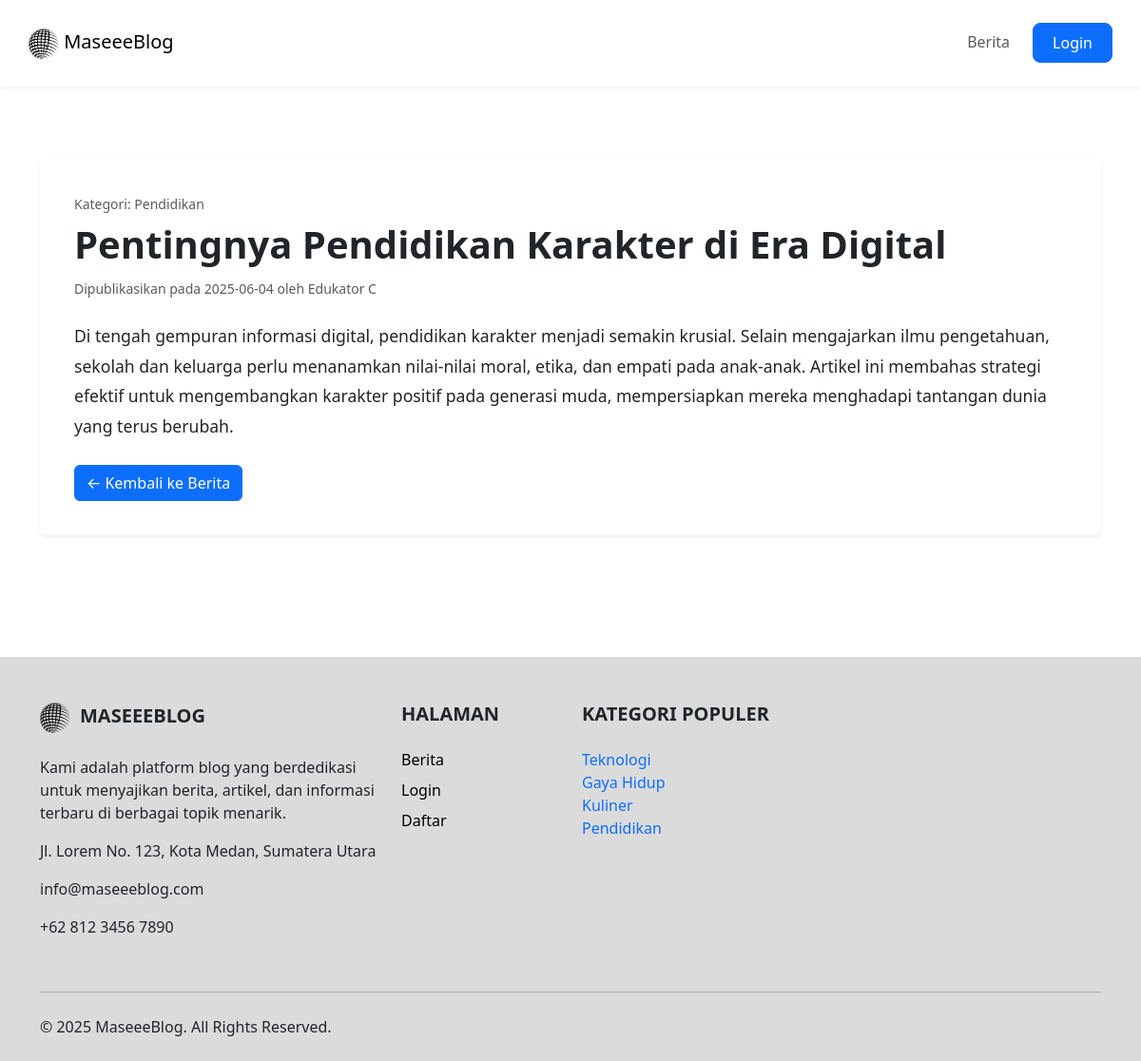
Page /index.php?page=isiblog&id=4 on the committed database.
### tables this page shows
CREATE TABLE `blog` (
  `idblog` int(11) NOT NULL,
  `penulis` varchar(100) NOT NULL,
  `tanggalbuat` date NOT NULL,
  `judul` varchar(255) NOT NULL,
  `isi` mediumtext NOT NULL,
  `idkategori` int(11) NOT NULL
);

CREATE TABLE `kategori` (
  `idkategori` int(11) NOT NULL,
  `namakategori` varchar(255) NOT NULL
);

### file/isiblog.php (the view, shortened to what this page needs)
<?php
global $conn;
$idblog = isset($_GET['id']) ? (int) $_GET['id'] : 0;
if ($idblog > 0) {
    $sql_detail_blog = "SELECT
    blog.idblog,
    blog.penulis,
    blog.tanggalbuat,
    blog.judul,
    blog.isi,
    kategori.namakategori
FROM
    blog
JOIN
    kategori ON blog.idkategori = kategori.idkategori WHERE idblog = ?;";
    $stmt_detail = mysqli_prepare($conn, $sql_detail_blog);
    if ($stmt_detail) {
        mysqli_stmt_bind_param($stmt_detail, "i", $idblog);
        mysqli_stmt_execute($stmt_detail);
        $result_detail = mysqli_stmt_get_result($stmt_detail);
        $blog_data = mysqli_fetch_assoc($result_detail);
    } else {
        $blog_data = null;
        error_log("Error preparing detail blog query: " . mysqli_error($conn));
    }
} else {
    $blog_data = null;
}
?>
<div class="container main-content mt-5 mb-5" style="padding-top: 120px;padding-bottom: 80px;">
    <?php if ($blog_data): ?>
        <article class="card shadow-sm border-0 blog-detail-card">
            <div class="card-body">
                <p class="text-muted mb-2"><small>Kategori: <span
                            class="fw-medium"><?php echo ($blog_data['namakategori']); ?></span></small></p>
                <h1 class="card-title fw-bold mb-3"><?php echo ($blog_data['judul']); ?></h1>
                <p class="card-subtitle text-muted mb-4"><small>Dipublikasikan pada
                        <?php echo ($blog_data['tanggalbuat']); ?> oleh <span
                            class="fw-medium"><?php echo ($blog_data['penulis']); ?></span></small>
                </p>
                <div class="blog-content mb-4">
                    <?php echo nl2br(($blog_data['isi'])); ?>
                </div>
                <a href="index.php?page=blog" class="btn btn-primary">&larr; Kembali ke Berita</a>
            </div>
        </article>
    <?php endif; ?>
</div>

### include/template/footer.php (shortened to what this page needs)
<?php
global $query_kategori;
global $cari;
mysqli_data_seek($query_kategori, 0);
$query_footer = $query_kategori;
?>
<footer class="pt-5 pb-4" style="background-color:#dbdbdb">
    <div class="container">
        <div class="row">
            <div class="col-lg-4 col-md-6 mb-4">
                <h5 class="text-uppercase fw-bold mb-4"><img src="./include/img/logo.png" alt=""
                        style="width:32px;height:32px;margin-right:10px">MaseeeBlog</h5>
                <p>
                    Kami adalah platform blog yang berdedikasi untuk menyajikan berita, artikel, dan informasi
                    terbaru di berbagai topik menarik.
                </p>
                <p>Jl. Lorem No. 123, Kota Medan, Sumatera Utara</p>
                <p>info@maseeeblog.com</p>
                <p>+62 812 3456 7890</p>
            </div>
            <div class="col-lg-2 col-md-6 mb-4">
                <h5 class="text-uppercase fw-bold mb-4">Halaman</h5>
                <ul class="list-unstyled">
                    <li><a href="index.php?page=blog" class="text-black text-decoration-none mb-2 d-block">Berita</a>
                    </li>
                    <?php if (isset($_SESSION['username'])): ?>
                        <li><a href="index.php?page=admin" class="text-black text-decoration-none mb-2 d-block">Admin
                                Page</a></li>
                    <?php else: ?>
                        <li><a href="index.php?page=login" class="text-black text-decoration-none mb-2 d-block">Login</a>
                        </li>
                        <li><a href="index.php?page=register"
                                class="text-black text-decoration-none mb-2 d-block">Daftar</a></li>
                    <?php endif; ?>
                </ul>
            </div>
            <div class="col-lg-3 col-md-6 mb-4">
                <h5 class="text-uppercase fw-bold mb-4">Kategori Populer</h5>
                <ul class="list-unstyled">
                        <?php
                        if ($query_footer instanceof mysqli_result && mysqli_num_rows($query_footer) > 0) {
                            while (
                                $rowkategori = mysqli_fetch_assoc($query_footer)
                            ) {
                                ?>
                                <li class="list-group-item"><a href="?page=blog&kategori=<?php echo htmlspecialchars($rowkategori['idkategori']);
                                if (!empty($cari)) {
                                    echo '&cari=' . urlencode(htmlspecialchars($cari));
                                }
                                ?>"
                                        class="text-decoration-none text-gray-700 d-block"><?php echo htmlspecialchars($rowkategori['namakategori']) ?></a>
                                </li>
                            <?php }
                        } else {
                            echo '<li class="list-group-item text-muted">Tidak ada kategori.</li>';
                        } ?>
                </ul>
            </div>
        </div>
        <hr class="mb-4">
        <div class="row align-items-center">
            <div class="col-md-7 col-lg-8 text-center text-md-start">
                <p class="mb-0">&copy; 2025 MaseeeBlog. All Rights Reserved.</p>
            </div>
        </div>
    </div>
</footer>

### file/isiblog.php (style rules this page uses)
.blog-detail-card { padding: 20px; }
.blog-content { line-height: 1.8; font-size: 1.1rem; }

### rows in the picture
blog: idkategori.namakategori "Pendidikan", judul "Pentingnya Pendidikan Karakter di Era Digital", tanggalbuat "2025-06-04", penulis "Edukator C", isi "Di tengah gempuran informasi digital, pendidikan karakter menjadi semakin krusial. Selain mengajarkan ilmu pengetahuan, sekolah dan keluarga perlu menanamkan nilai-nilai moral, etika, dan empati pada anak-anak. Artikel ini membahas strategi efektif untuk mengembangkan karakter positif pada generasi muda, mempersiapkan mereka menghadapi tantangan dunia yang terus berubah."
kategori: namakategori "Teknologi"
kategori: namakategori "Gaya Hidup"
kategori: namakategori "Kuliner"
kategori: namakategori "Pendidikan"
